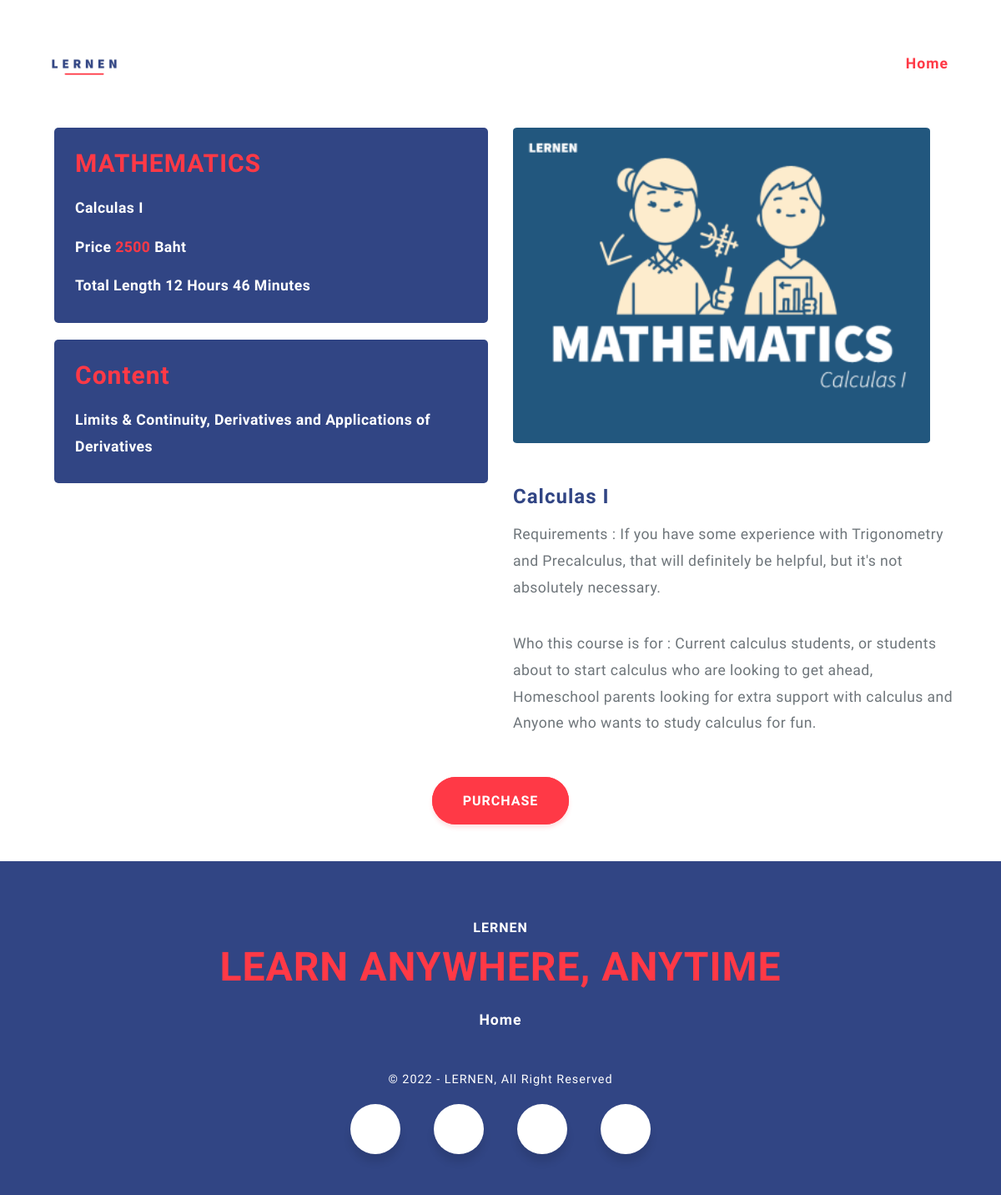
The page /detail.php?id=C00003 (signed in) on the database its author committed.
### tables this page shows
CREATE TABLE `course` (
  `id_course` varchar(11) NOT NULL,
  `subject` varchar(20) NOT NULL,
  `coursename` varchar(50) NOT NULL,
  `price` int(10) NOT NULL,
  `content` varchar(255) NOT NULL,
  `length` varchar(50) NOT NULL,
  `requirement` varchar(255) NOT NULL,
  `description` varchar(255) NOT NULL,
  `image` text NOT NULL,
  `video` varchar(5) NOT NULL
);

### detail.php (the view, shortened to what this page needs)
<?php
    include('server.php');
?>
<!DOCTYPE html>
<html lang="en">
<head>
    <link rel="stylesheet" href="icofont.min.css">
    <link href="css/bootstrap.min.css" rel="stylesheet" />
    <link href="css/slick.css" rel="stylesheet" />
    <link href="css/main.css" rel="stylesheet" />
</head>
<body>
    <header id="home">
        <div class="container">
            <nav class="navbar navbar-expand-lg navbar-light ">
                <a class="navbar-brand"><img src="images/lernenlogo.png" width="120" height="55"></a>
                <div class="collapse navbar-collapse" id="navbarSupportedContent">
                    <ul class="navbar-nav mr-auto">
                        <li class="nav-item active">
                            <a href="mainpage.php" class="nav-link" style="margin-left: 800px;">Home</a>
                        </li>
                    </ul>
                </div>
        </div>
        <section id="blog-single" class="p-top-80 p-bottom-80">
            <div class="container clearfix">
                <div class="row">
                    <?php
                        $ids = $_GET['id'];
                        $sql = "SELECT * FROM course WHERE course.id_course='$ids' ";
                        $result = mysqli_query($conn,$sql);
                        ($row = mysqli_fetch_array($result))
                    ?>
                    <div class="col-sm-6 sidebar">
                        <div class="widget" style="margin-bottom: 20px;">
                            <ul>
                                <h4><?=$row['subject']?></h4>
                                <p><?=$row['coursename']?></p>
                                <p>Price <span style="color: #ff3946;"><?=$row['price']?></span> Baht</p>
                                <p><?=$row['length']?></p>
                            </ul>
                        </div>
                        <div class="widget" style="margin-top: 10px;">
                            <ul>
                                <h4>Content</h4>
                                <p><?=$row['content']?></p>
                            </ul>
                        </div>
                    </div>
                    <div class="col-sm-6">
                        <div class="postSingle">
                            <div class="postMedia">
                                <img alt="" src="images/<?=$row['image']?>" width="500" height="300"
                                    style="border-radius: 1%;">
                            </div>
                            <div class="postTitle">
                                <h1><?=$row['coursename']?></h1>
                            </div>
                            <p><?=$row['requirement']?></p>
                            <p><?=$row['description']?></p>
                            </div>
                        </div>
                    </div>
                </div>
                <div class="hero-btns contact-btn" style="margin-top:50px; margin-bottom: 60px; widht: 50px;">
                                    <a href="payment.php?id=<?=$row['id_course']?>">PURCHASE</a>
            </div>
        </section>
        <footer>
            <div class="container">
                <div class="row">
                    <div class="col-12">
                        <h5>LERNEN</h5>
                        <h3>LEARN ANYWHERE, ANYTIME</h3>
                        <ul class="contact-nav">
                            <li><a data-scroll href="mainpage.php">Home</a></li>
                        </ul>
                        <h6>© 2022 - LERNEN, All Right Reserved</h6>
                        <ul class="social">
                            <div class="wrapper">
                                <div class="icon email">
                                    <span><i class="icofont-ui-email"></i></span>
                                </div>
                                <div class="icon phone">
                                    <span><i class="icofont-phone"></i></span>
                                </div>
                                <div class="icon facebook">
                                    <span><i class="icofont-facebook"></i></span>
                                </div>
                                <div class="icon location">
                                    <span><i class="icofont-location-pin"></i></span>
                                </div>
                            </div>
                        </ul>
                    </div>
                </div>
            </div>
        </footer>
</body>
</html>

### css/main.css (style rules this page uses)
* { margin: 0; padding: 0; }
html { -webkit-box-sizing: border-box; -moz-box-sizing: border-box; box-sizing: border-box; }
*, *:before, *:after { -webkit-box-sizing: inherit; -moz-box-sizing: inherit; box-sizing: inherit; }
a { font-weight: 600; color: #314584; text-decoration: none; letter-spacing: 1px; position: relative; }
img { max-width: 100%; height: auto; }
h1, .h1, h2, .h2, h3, .h3, h4, .h4, h5, .h5, h6, .h6 { color: #314584; font-weight: 600; letter-spacing: 1px; }
body { color: #314584; font-family: 'Work Sans', sans-serif; font-size: 14px; font-weight: 400; overflow-x: hidden; transition: opacity 1s; min-width: 330px; }
h1, .h1 { font-size: 4.4rem; margin-bottom: 20px; }
h3, .h3 { font-size: 1.9rem; line-height: 2.5rem; margin-bottom: 15px; }
h4, .h4 { font-size: 24px; }
h5, .h5 { font-size: 1rem; color: #FF3946; }
h6, .h6 { font-size: 1rem; margin-bottom: 10px; }
p { font-size: 1.1rem; line-height: 1.8; color: #6E757A; margin-bottom: 15px; letter-spacing: 0.025em; }
.hero-btns a:first-child { background-color: #FF3946; border: 2px solid #FF3946; color: #fff; padding: 17px 35px; font-size: 1.0rem; border-radius: 30px; -webkit-box-shadow: 0px 4px 5px 0px rgba(255, 57, 70, 0.15); -moz-box-shadow: 0px 4px 5px 0px rgba(255, 57, 70, 0.15); box-shadow: 0px 4px 5px 0px rgba(255, 57, 70, 0.15); }
.hero-btns a:last-child { color: #314584; padding: 17px 35px; font-size: 1.0rem; }
.contact-btn { text-align: center; margin-top: 70px; }
.contact-btn a { color: #fff !important; }
.navbar-light .navbar-nav .nav-link { color: #314584; font-size: 1.1rem; white-space: nowrap; }
.hero-btns { margin-bottom: 350px; }
.navbar-light .navbar-nav .active>.nav-link, .navbar-light .navbar-nav .nav-link.active, .navbar-light .navbar-nav .nav-link.show, .navbar-light .navbar-nav .show>.nav-link { color: #FF3946; }
.navbar { padding: 50px 0 0 0; }
.navbar-light .navbar-brand { margin-right: 10%; }
.nav-item { padding: 0 10px; }
footer { background-color: #314584; width: 100%; min-height: 400px; text-align: center; padding: 70px 0px 0px 0px; }
footer h5 { color: #fff; padding-bottom: 10px; }
footer h3 { color: #FF3946; font-size: 3rem; margin-bottom: 30px; }
.contact-nav li { display: inline; color: #fff; }
.contact-nav a { color: #fff; font-size: 1.1rem; padding: 20px 20px; }
footer h6 { color: #fff; font-size: 0.9rem; font-weight: 400; margin-top: 50px; margin-bottom: 20px; }
@media (max-width: 1700px) { .hero-btns { margin-bottom: 200px; } }
@media (max-width: 1350px) { .hero-btns { margin-bottom: 140px; } }
.wrapper { display: inline-flex; }
.wrapper .icon { margin: 0 20px; text-align: center; cursor: pointer; display: flex; align-items: center; justify-content: center; flex-direction: column; position: relative; z-index: 2; transition: 0.4s cubic-bezier(0.68, -0.55, 0.265, 1.55); }
.wrapper .icon span { display: block; height: 60px; width: 60px; background: #fff; border-radius: 50%; position: relative; z-index: 2px; box-shadow: 0px 10px 10px rgba(0, 0, 0, 0.1); transition: 0.4s cubic-bezier(0.68, -0.55, 0.265, 1.55); }
.wrapper .icon span i { line-height: 60px; font-size: 25px; }
.widget { margin-top: 50px; margin-bottom: 50px; margin-left: 20px; background-color: #314584; padding: 25px 25px 12px; border-radius: 5px; }
.widget p { color: #fff; font-weight: 600; }
.widget h4 { font-size: 30px; margin-bottom: 20px; color: #ff3946; }
.postSingle .postTitle { margin-top: 50px; padding-bottom: 10px; }
.postSingle .postTitle h1 { font-size: 24px; margin-bottom: 5px; }
.postSingle .postMedia { margin-top: 50px; padding: 0; }

### rows shown on the page
course: subject "MATHEMATICS", coursename "Calculas I", price "2500", length "Total Length 12 Hours 46 Minutes", content "Limits & Continuity, Derivatives and Applications of Derivatives", image (picture), requirement "Requirements : If you have some experience with Trigonometry and Precalculus, that will definitely be helpful, but it's not absolutely necessary.", description "Who this course is for : Current calculus students, or students about to start calculus who are looking to get ahead, Homeschool parents looking for extra support with calculus and Anyone who wants to study calculus for fun."
